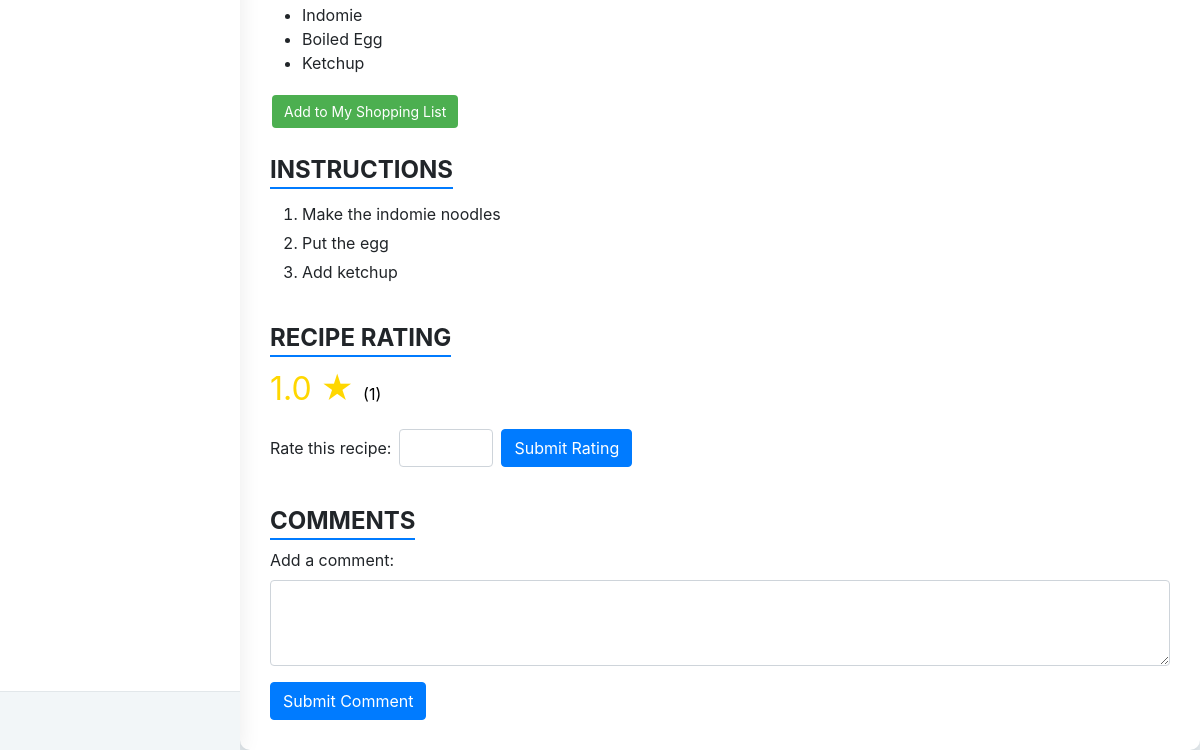
The app's page /recipe/3 (signed in, lower part), older data.
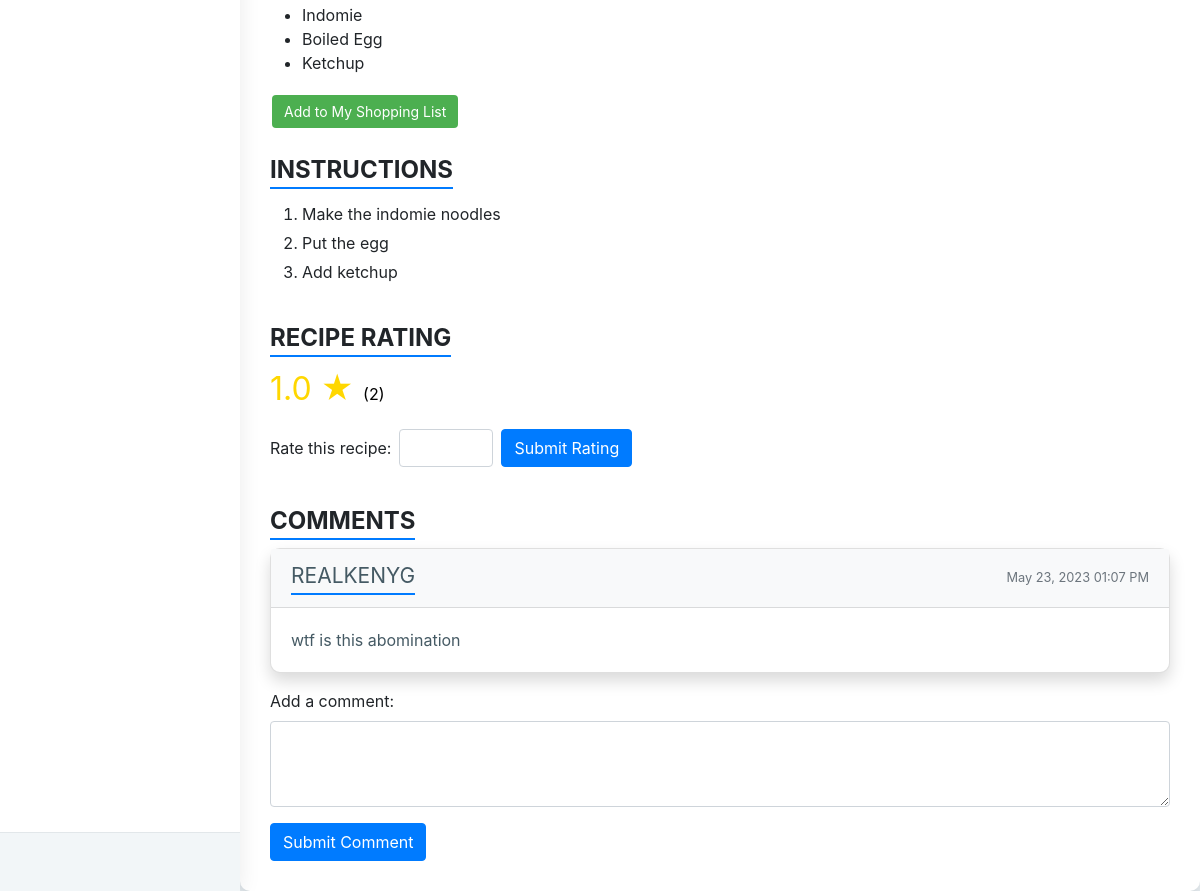
The same page, newer data.
### apps/authentication/models.py (models this page shows, shortened)
class User(db.Model, UserMixin):
    id = db.Column(db.Integer, primary_key=True)
    username = db.Column(db.String(64), unique=True)
    email = db.Column(db.String(64), unique=True)
    password = db.Column(db.LargeBinary)
    recipes = db.relationship('Recipe', backref='user')
    ratings = db.relationship('Rating', backref='user')
    comments = db.relationship('Comment', backref='user')
    profile = db.relationship("UserProfile", uselist=False, back_populates="user")
    activities = db.relationship('UserActivity', back_populates='user', lazy=True)
    followers = db.relationship('Follow', foreign_keys=[Follow.followed_id], back_populates='followed', lazy='dynamic', cascade='all, delete-orphan')
    following = db.relationship('Follow', foreign_keys=[Follow.follower_id], back_populates='follower', lazy='dynamic', cascade='all, delete-orphan')
    shopping_list = db.relationship('ShoppingList', backref='user', lazy=True, cascade='all, delete-orphan')
    meal_plan = db.relationship('MealPlan', backref='user', lazy=True, cascade='all, delete-orphan')
    def __repr__(self):
        return str(self.username)

class Comment(db.Model):
    id = db.Column(db.Integer, primary_key=True)
    content = db.Column(db.Text, nullable=False)
    timestamp = db.Column(db.DateTime, default=datetime.now)
    user_id = db.Column(db.Integer, db.ForeignKey('user.id'), nullable=False)
    recipe_id = db.Column(db.Integer, db.ForeignKey('recipe.id'), nullable=False)
    timestamp = db.Column(db.DateTime, default=datetime.now)
    activities = db.relationship('UserActivity', back_populates='comment', lazy=True)

### apps/home/routes.py (the view)
@blueprint.route('/recipe/<int:recipe_id>')
@login_required
def recipe_details(recipe_id):
    recipe = Recipe.query.get(recipe_id)
    instructions = Instruction.query.filter_by(recipe_id=recipe_id).all()
    ingredients = Ingredient.query.filter_by(recipe_id=recipe_id).all()
    author = User.query.get(recipe.user_id)
    user = User.query.get(current_user.id)
    rates = Rating.query.filter_by(recipe_id=recipe_id).all()
    if rates == []:
        avg_rate = None
    else:
        sum = 0
        for rate in rates:
            sum += rate.rating
        avg_rate = sum/len(rates)
    user_rating = Rating.query.filter_by(user_id=current_user.id, recipe_id=recipe_id).first()
    if user_rating:
        isRated = True
    else: isRated = False
    comments = Comment.query.filter_by(recipe_id=recipe_id).all()
    def get_username(user_id):
        user = User.query.get(user_id)
        if user:
            return user.username
        else:
            return None
    comments_with_usernames = []
    for comment in comments:
        username = get_username(comment.user_id)
        comments_with_usernames.append({
            'username': username,
            'content': comment.content,
            'timestamp': comment.timestamp
        })
    isFollowing = Follow.query.filter_by(follower_id=current_user.id, followed_id=author.id).first()
    return render_template('home/recipe_detail.html', recipe=recipe, instructions = instructions,
                            ingredients = ingredients, author = author, rating = avg_rate, isRated=isRated,
                              comments = comments_with_usernames, user = user, rate_count = len(rates), isFollowing=isFollowing)

### apps/__init__.py (called while the page is built)
def configure_database(app):
    @app.before_first_request
    def initialize_database():
        db.create_all()
    @app.teardown_request
    def shutdown_session(exception=None):
        db.session.remove()

### apps/authentication/models.py (called while the page is built)
@login_manager.user_loader
def user_loader(id):
    return User.query.filter_by(id=id).first()

### apps/templates/home/recipe_detail.html (shortened to what this page needs)
{% extends '/layouts/base.html' %}
{% block content %}
<head>
  <link rel="stylesheet" href="https://maxcdn.bootstrapcdn.com/bootstrap/4.5.2/css/bootstrap.min.css">
  <link rel="stylesheet" href="{{ url_for('static', filename='assets/css/custom.css') }}" />
</head>
<body>
  <div class="container mt-4">
    <ul>
      {% for ingredient in ingredients %}
        <li>{{ ingredient.name }}</li>
      {% endfor %}
    </ul>
    <form id="shopping-list-form" action="/add_to_shopping_list" method="POST">
      <button id="add-to-shopping-list-btn" type="submit" class="add-to-shopping-list-btn">Add to My Shopping List</button>
    </form>
    <h4 class="section-title">Instructions</h4>
    <ol>
      {% for instruction in instructions %}
        <li>{{ instruction.method }}</li>
      {% endfor %}
    </ol>
    <h4 class="section-title">Recipe Rating</h4>
    {% if rating %}
    <p class="rating">{{ rating }} &#9733; <span class="rate-count"> ({{ rate_count }})</span></p>
    {% else %}
      <p class="rating">No ratings yet</p>
    {% endif %}
    {% if isRated %}
      <p>You have already rated this recipe.</p>
    {% else %}
    <form action="rate_recipe" method="POST">
      <div class="form-group form-inline">
        <label for="rating" class="mr-2">Rate this recipe:</label>
        <input type="number" class="form-control mr-2" id="rating" name="rating" min="1" max="5" step="1">
        <button type="submit" class="btn btn-primary">Submit Rating</button>
      </div>
    </form>
    {% endif %}
    <h4 class="section-title">Comments</h4>
    {% for comment in comments %}
    <div class="card mb-3">
        <div class="card-header bg-light">
            <div class="d-flex justify-content-between align-items-center">
                <h5 class="card-title mb-0">{{ comment.username }}</h5>
                <small class="text-muted">{{ comment.timestamp.strftime('%B %d, %Y %I:%M %p') }}</small>
            </div>
        </div>
        <div class="card-body">
            <p class="card-text">{{ comment.content }}</p>
        </div>
    </div>
    {% endfor %}
    <form action="submit_comment" method="POST">
      <div class="form-group">
        <label for="comment">Add a comment:</label>
        <textarea class="form-control" id="comment" name="comment" rows="3"></textarea>
      </div>
      <button type="submit" class="btn btn-primary">Submit Comment</button>
    </form>
  </div>
</body>
{% endblock %}

Row changes from the older to the newer data that the page shows:
now on this page (row edited): User: username "REALKENYG"
added Comment: timestamp "May 23, 2023 01:07 PM", content "wtf is this abomination"
Text that changed along with them:
{{ rate_count }}: "1" → "2"
